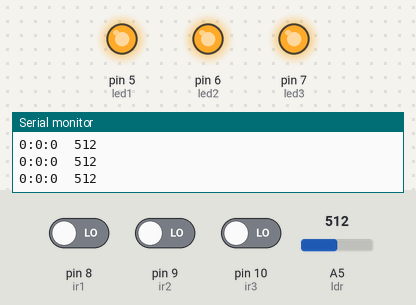
Bench run of a sketch on a simulated Arduino Uno, built with avr-gcc and run on an emulated ATmega328P. Shown: output pins drawn as LEDs (lit = HIGH), the last lines printed to the serial monitor. The inputs (shaded band) are chosen by the test bench; at power-on: A5 (ldr) = 512, pin 8 (ir1) LOW, pin 9 (ir2) LOW, pin 10 (ir3) LOW.

Above: at 1.2 s.
1.3 s: A5 (ldr) set to 783
2.8 s: A5 (ldr) set to 812
At 3.2 s:
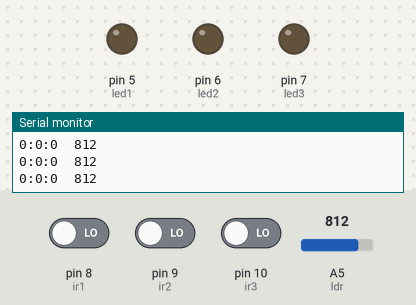
4.3 s: A5 (ldr) set to 790
At 4.7 s:
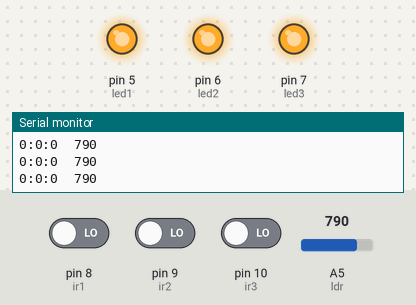
7.3 s: pin 8 (ir1) driven HIGH
At 8.0 s:
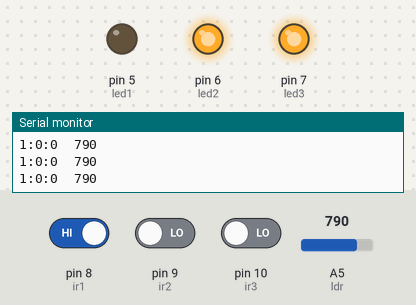
8.8 s: pin 9 (ir2) driven HIGH
At 9.1 s:
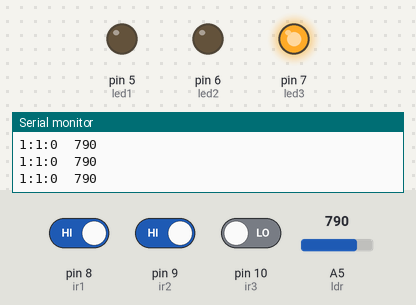
10.3 s: pin 8 (ir1) driven LOW
At 11.3 s:
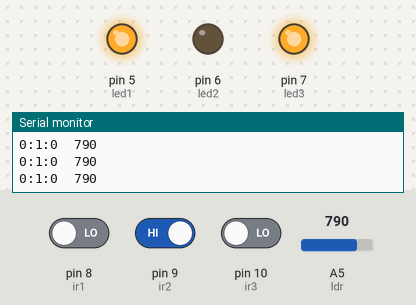
Timing chart, 0 to 12.8 s (numbered marks = the images above; inputs shaded):
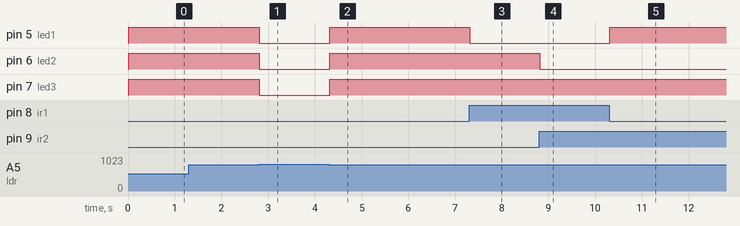

The sketch:

streetLightMonitoringSystem.ino
```cpp
//#include <ESP8266WiFi.h>;
//#include <WiFiClient.h>;
//#include <ThingSpeak.h>;

const char* ssid = "V2026";
const char* password = "12345678";

//WiFiClient client;

unsigned long myChannelNumber = 1773825;
const char * myWriteAPIKey = "6GG5MP323YKLG4Z4";
const char * myReadAPIKey = "FFBWQGOODEOYEXG7";

int led_1;
int led_2;
int led_3;
/*
int ir1 = D0;
int led1 = D5;

int ir2 = D1;
int led2 = D6;

int ir3 = D2;
int led3 = D7;

int ldr = A0;
*/
int ir1 = 8;
int led1 = 5;

int ir2 = 9;
int led2 = 6;

int ir3 = 10;
int led3 = 7;

int ldr = A5;
int val =0;


void setup() {
  Serial.begin(9600);
  delay(10);
  pinMode(ir1,INPUT);
  pinMode(led1,OUTPUT);

  pinMode(ir2,INPUT);
  pinMode(led2,OUTPUT);

  pinMode(ir3,INPUT);
  pinMode(led3,OUTPUT);

  //WiFi.begin(ssid, password);
  //ThingSpeak.begin(client);
}

void loop() {
  int s1 = digitalRead(ir1);
  int s2 = digitalRead(ir2);
  int s3 = digitalRead(ir3);


  val = analogRead(ldr);

  Serial.print(s1);
  Serial.print(":");
  Serial.print(s2);
  Serial.print(":");
  Serial.print(s3);
  Serial.print("  ");
  Serial.println(val);

  if(val<800)  // night
  {
    if(s1==1)
    {
      digitalWrite(led1,LOW);
    }
    else
    {
      digitalWrite(led1,HIGH);
    }

    if(s2==1)
    {
      digitalWrite(led2,LOW);
    }
    else
    {
      digitalWrite(led2,HIGH);
    }


    if(s3==1)
    {
      digitalWrite(led3,LOW);
    }
    else
    {
      digitalWrite(led3,HIGH);
    }
  }
  else  // day
  {
    digitalWrite(led1,LOW);
    digitalWrite(led2,LOW);
    digitalWrite(led3,LOW);
  }
/*
  ThingSpeak.writeField(myChannelNumber, 1,val, myWriteAPIKey);
  ThingSpeak.writeField(myChannelNumber, 2,s1, myWriteAPIKey);
  ThingSpeak.writeField(myChannelNumber, 3,s2, myWriteAPIKey);
  ThingSpeak.writeField(myChannelNumber, 4,s3, myWriteAPIKey);
  ThingSpeak.writeField(myChannelNumber, 5,led1, myWriteAPIKey);
  ThingSpeak.writeField(myChannelNumber, 6,led2, myWriteAPIKey);
  ThingSpeak.writeField(myChannelNumber, 7,led3, myWriteAPIKey);

  led_1 = ThingSpeak.readIntField(myChannelNumber, 5, myReadAPIKey);
  led_2 = ThingSpeak.readIntField(myChannelNumber, 6, myReadAPIKey);
  led_3 = ThingSpeak.readIntField(myChannelNumber, 7, myReadAPIKey);
*/


/*
  if(led_1==1)
  {
    digitalWrite(led1,HIGH);
  }
  else
  {
    digitalWrite(led1,LOW);
  }

  if(led_2==1)
  {
    digitalWrite(led2,HIGH);
  }
  else
  {
    digitalWrite(led2,LOW);
  }

  if(led_3==1)
  {
    digitalWrite(led3,HIGH);
  }
  else
  {
    digitalWrite(led3,LOW);
  }
*/
}
```

Measured:
- the behaviour switches between 799 and 800 on A5 (ldr) (found by bisection; images 0 and 1)
- after the input at 2.8 s, pin 5 (led1), pin 6 (led2), pin 7 (led3): HIGH → LOW at once
- after the input at 4.3 s, pin 5 (led1), pin 6 (led2), pin 7 (led3): LOW → HIGH at once
- after the input at 7.3 s, pin 5 (led1): HIGH → LOW at once
- after the input at 8.8 s, pin 6 (led2): HIGH → LOW at once
- after the input at 10.3 s, pin 5 (led1): LOW → HIGH at once
